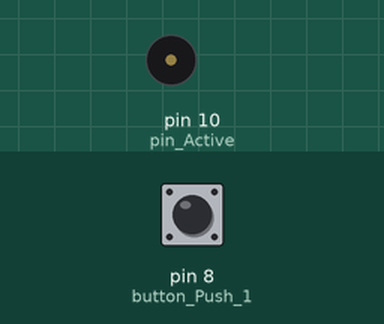
Simulated run of this sketch. Board: Arduino Uno, built with avr-gcc and run on an emulated ATmega328P. On the bench: buzzer (waves = sounding). The test bench sets the inputs (shaded band); at power-on: pin 8 (button_Push_1) LOW. What the sketch prints to the serial monitor is not drawn.

Above: at 1.2 s.
1.3 s: pin 8 (button_Push_1) pulled HIGH for 0.15 s
At 1.38 s:
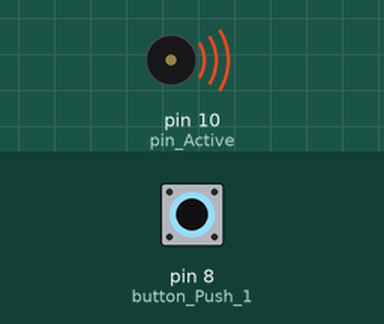
2.9 s: pin 8 (button_Push_1) pulled HIGH for 3.2 s
At 7.1 s:
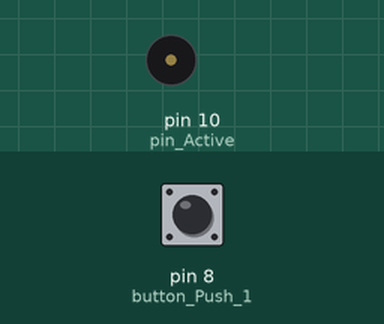
Timing chart, 0 to 8.6 s (numbered marks = the images above; inputs shaded):
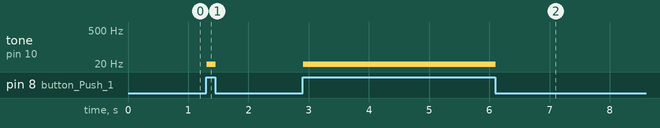

The sketch:

sketch_oct13e.ino
```cpp
int button_Push_1 = 8;
int pin_Active = 10;

void setup()
{
  Serial.begin(9600);
  pinMode(button_Push_1, INPUT);
  pinMode(pin_Active, OUTPUT);
}

void loop()
{
  int readValue1 = digitalRead(button_Push_1);

  Serial.println(readValue1);

  if(readValue1 == HIGH)
  {
    tone(pin_Active, HIGH);
  }

  if(readValue1 == LOW)
  {
    noTone(pin_Active);
  }

}
```

Measured:
- after the input at 1.3 s, tone on pin 10 (pin_Active): silent → 1 Hz at once, → silent 0.15 s later
- after the input at 2.9 s, tone on pin 10 (pin_Active): silent → 1 Hz at once, → silent 3.2 s later
